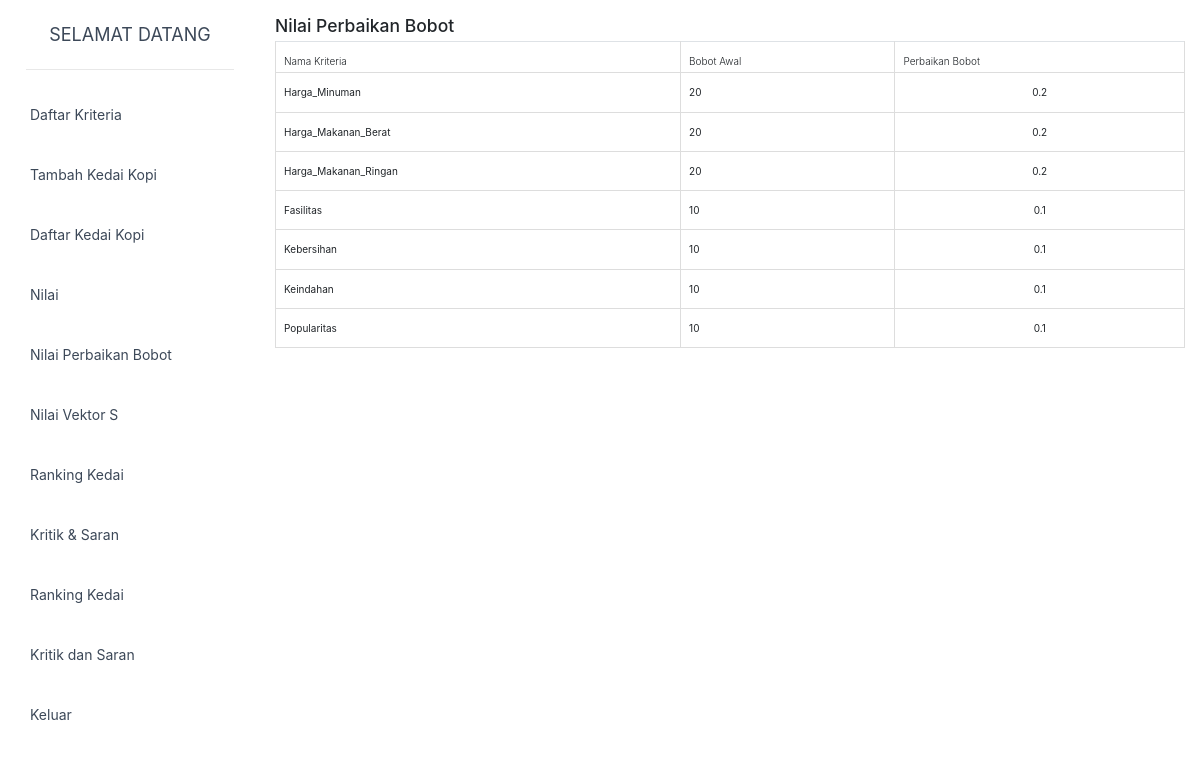
The app's page /login/dashboard/index.php?page=7 (signed in) with its own data.
### tables this page shows
CREATE TABLE `kriteria` (
  `id_kriteria` varchar(5) NOT NULL,
  `nama_kriteria` varchar(45) NOT NULL,
  `bobot` double NOT NULL,
  `sifat` varchar(15) NOT NULL
);

### login/dashboard/include/nilai_perbaikan_bobot.php (the view, shortened to what this page needs)
<?php
include ("../koneksi/koneksi.php");
?>
<div class="box-header">
	<h3 class="box-title ">Nilai Perbaikan Bobot</h3>
</div>
<table class="table table-stripped table-hover table-bordered">
	<thead>
		<tr>
			<th rowspan="2">Nama Kriteria</th>
			<th rowspan="2">Bobot Awal</th>
			<th rowspan="2">Perbaikan Bobot</th>
		</tr>
	</thead>
	<tbody>
		<?php
$a=mysqli_query($conn, "select * from kriteria");
while($da=mysqli_fetch_assoc($a)){
	echo "<tr>
		<td>$da[nama_kriteria]</td>
		<td>$da[bobot]</td>";
			$n=mysqli_query($conn, "select sum(bobot) as sum from kriteria");
			$quB = mysqli_fetch_array($n);
			$jml_bobot = $quB['sum'];
			$w = $da['bobot'] / $jml_bobot;
			echo "<td align='center'>".($w)."</td>";
		echo "</tr>\n";
}
?>
	</tbody>
</table>

### records on screen
kriteria: nama_kriteria "Harga_Minuman", bobot "20", w "0.2"
kriteria: nama_kriteria "Harga_Makanan_Berat", bobot "20", w "0.2"
kriteria: nama_kriteria "Harga_Makanan_Ringan", bobot "20", w "0.2"
kriteria: nama_kriteria "Fasilitas", bobot "10", w "0.1"
kriteria: nama_kriteria "Kebersihan", bobot "10", w "0.1"
kriteria: nama_kriteria "Keindahan", bobot "10", w "0.1"
kriteria: nama_kriteria "Popularitas", bobot "10", w "0.1"
